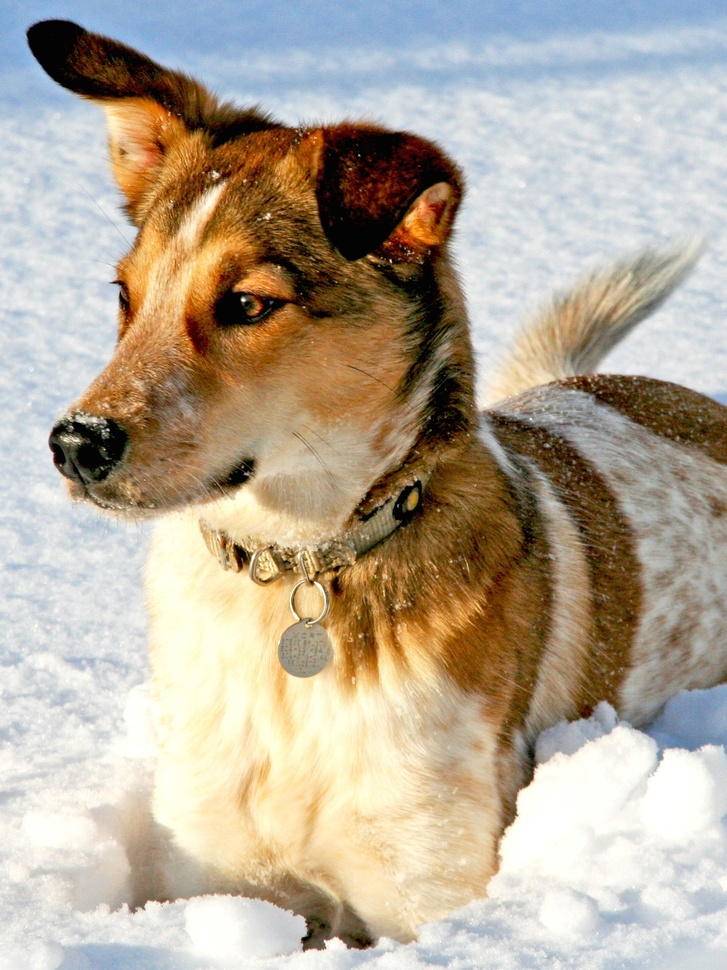
#> input picture ekr-math/Python/CH01/dog.jpg, 727 x 970 px, shrunk from 1500 x 2000 before the run, found by its file name
$ python CH02_SEC06_5_WaveletCompress.py
#> lines starting #> are read from the running program, lines starting #| are printed output that depends on the picture
#@+leo-ver=5-thin
#@+node:ekr.20241212100514.105: * @file C:\Users\Dev\EKR-Study\python\CODE_PYTHON\CH02\CH02_SEC06_5_WaveletCompress.py
#@+others
#@+node:ekr.20241212100514.107: ** Using the PyWavelets module, available
# Using the PyWavelets module, available at
# https://pywavelets.readthedocs.io/en/latest/install.html

from matplotlib.image import imread
import numpy as np
import matplotlib.pyplot as plt
import os
import pywt
plt.rcParams['figure.figsize'] = [8, 8]
plt.rcParams.update({'font.size': 18})

A = imread(os.path.join('..', 'DATA', 'dog.jpg'))
#> A is the input picture: shape (970, 727, 3); mean R, G, B 181.4, 169.5, 152
B = np.mean(A, -1);  # Convert RGB to grayscale
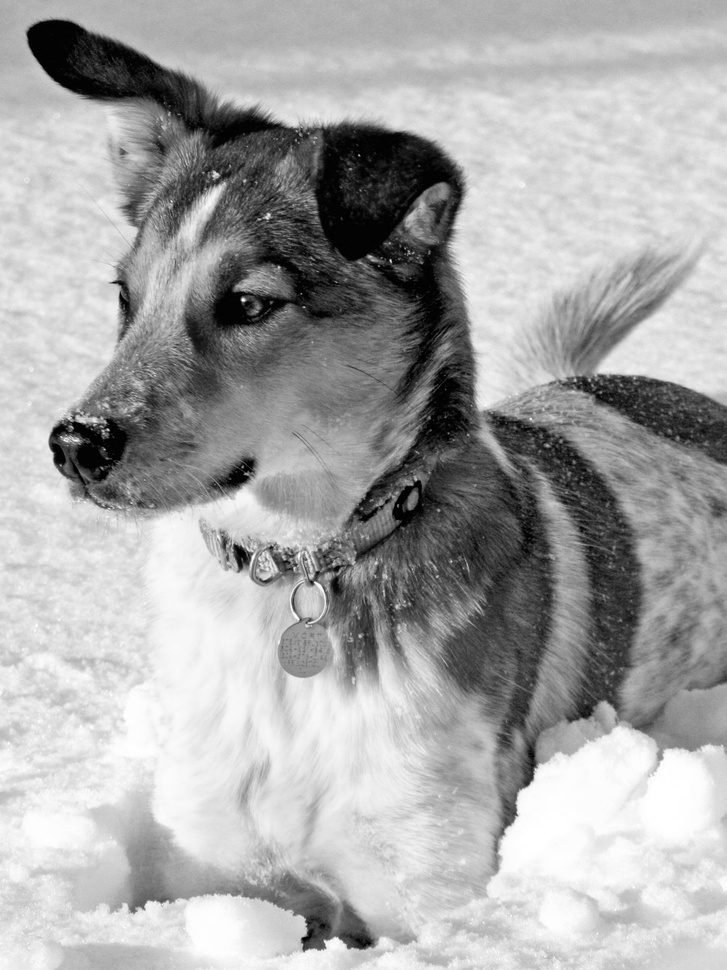
#> B: shape (970, 727) float64; min 0, max 255, mean 167.6

#@+node:ekr.20241212100514.108: ** # Wavelet Compression
## Wavelet Compression
n = 4
w = 'db1'
coeffs = pywt.wavedec2(B, wavelet=w, level=n)
#> coeffs = 5 items

coeff_arr, coeff_slices = pywt.coeffs_to_array(coeffs)
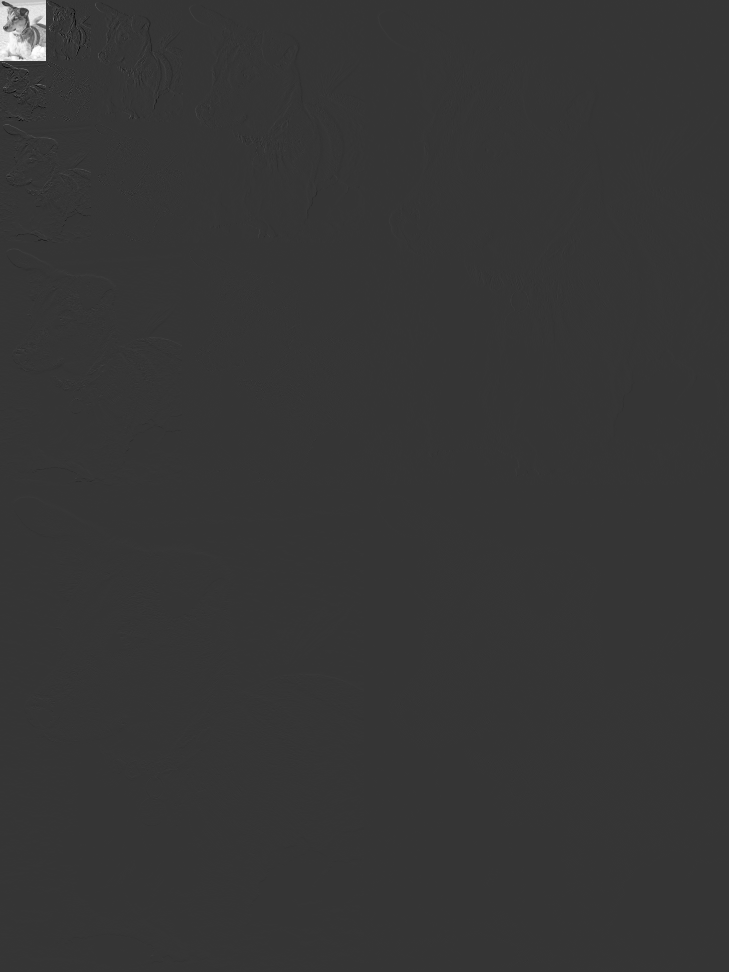
#> coeff_arr: shape (972, 729) float64; min -1093, max 4080, mean 10.7; drawn with min black and max white
#> coeff_slices = 5 items

Csort = np.sort(np.abs(coeff_arr.reshape(-1)))

for keep in (0.1, 0.05, 0.01, 0.005):
    thresh = Csort[int(np.floor((1 - keep) * len(Csort)))]
    ind = np.abs(coeff_arr) > thresh
    Cfilt = coeff_arr * ind  # Threshold small indices

    coeffs_filt = pywt.array_to_coeffs(Cfilt, coeff_slices, output_format='wavedec2')

    # Plot reconstruction
    Arecon = pywt.waverec2(coeffs_filt, wavelet=w)
    plt.figure()
    plt.imshow(Arecon.astype('uint8'), cmap='gray')
    plt.axis('off')
    plt.title('keep = ' + str(keep))
#> this loop made 4 passes
#> thresh on passes 1 to 4: 15.5, 26.58, 93.33, 232
#> pass 1, `ind = np.abs(coeff_arr) > thresh`:
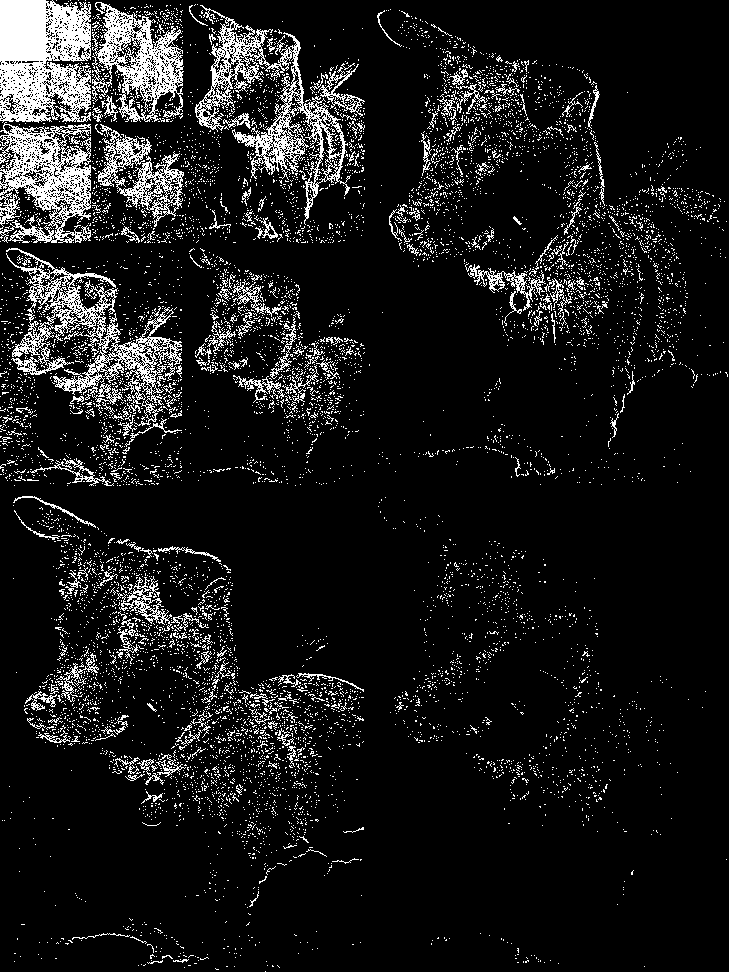
#> ind: shape (972, 729) bool; 10% white in thin lines or dots
#> pass 2, `ind = np.abs(coeff_arr) > thresh`:
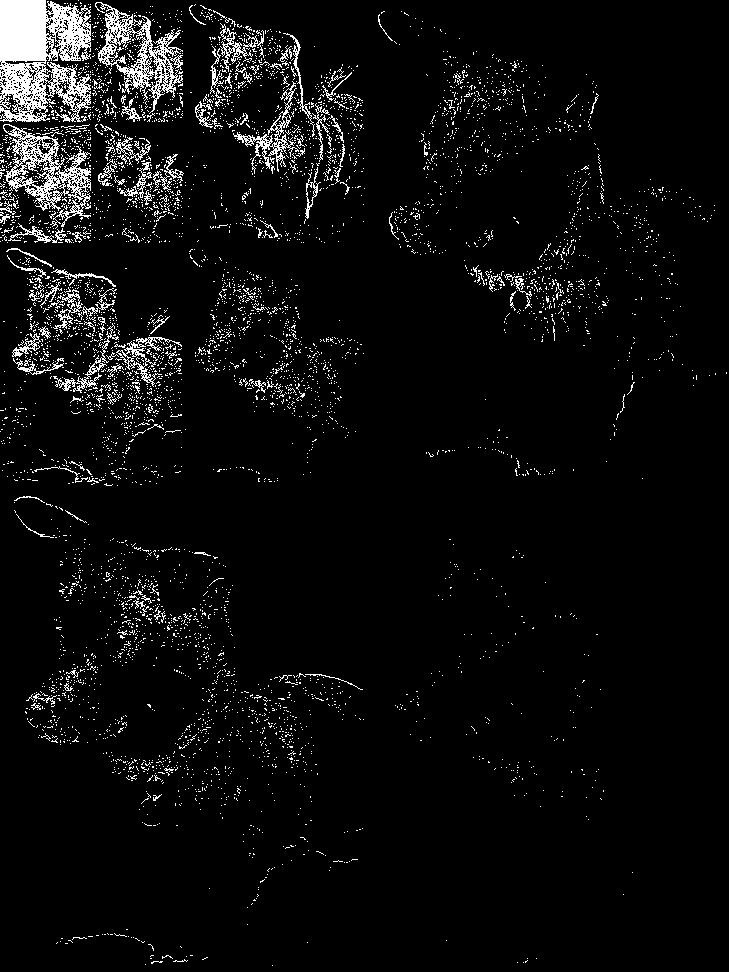
#> ind: shape (972, 729) bool; 5% white in thin lines or dots
#> after the loop:
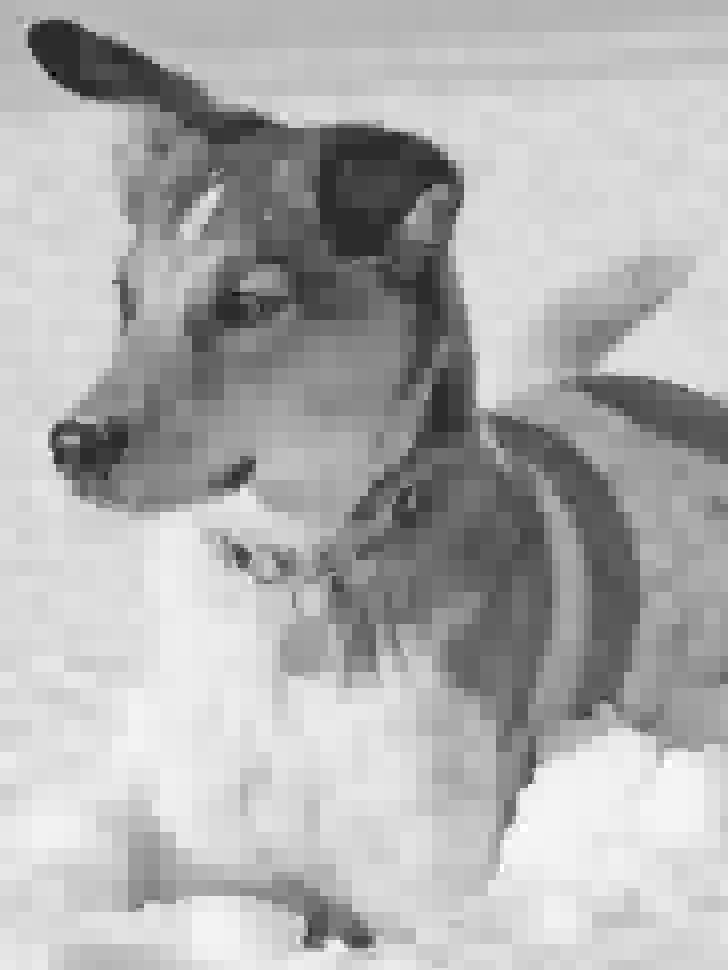
#> Arecon: shape (970, 728) float64; min -56.21, max 268, mean 167.5; drawn with min black and max white

#@-others
#@@language python
#@@tabwidth -4
#@-leo
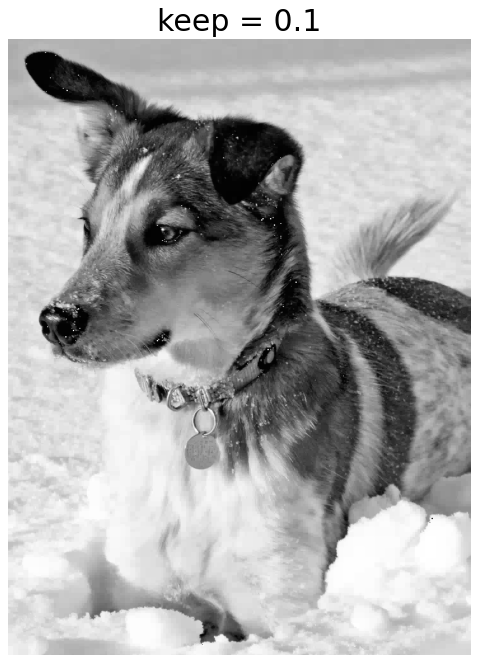
#> figure drawn by matplotlib, 1 panel
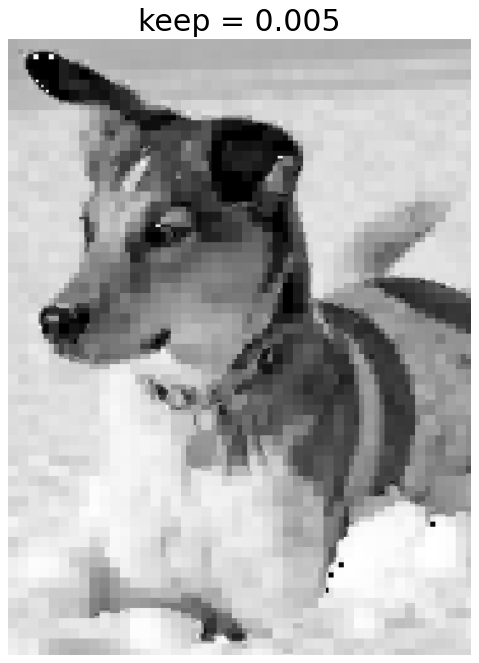
#> figure drawn by matplotlib, 1 panel
